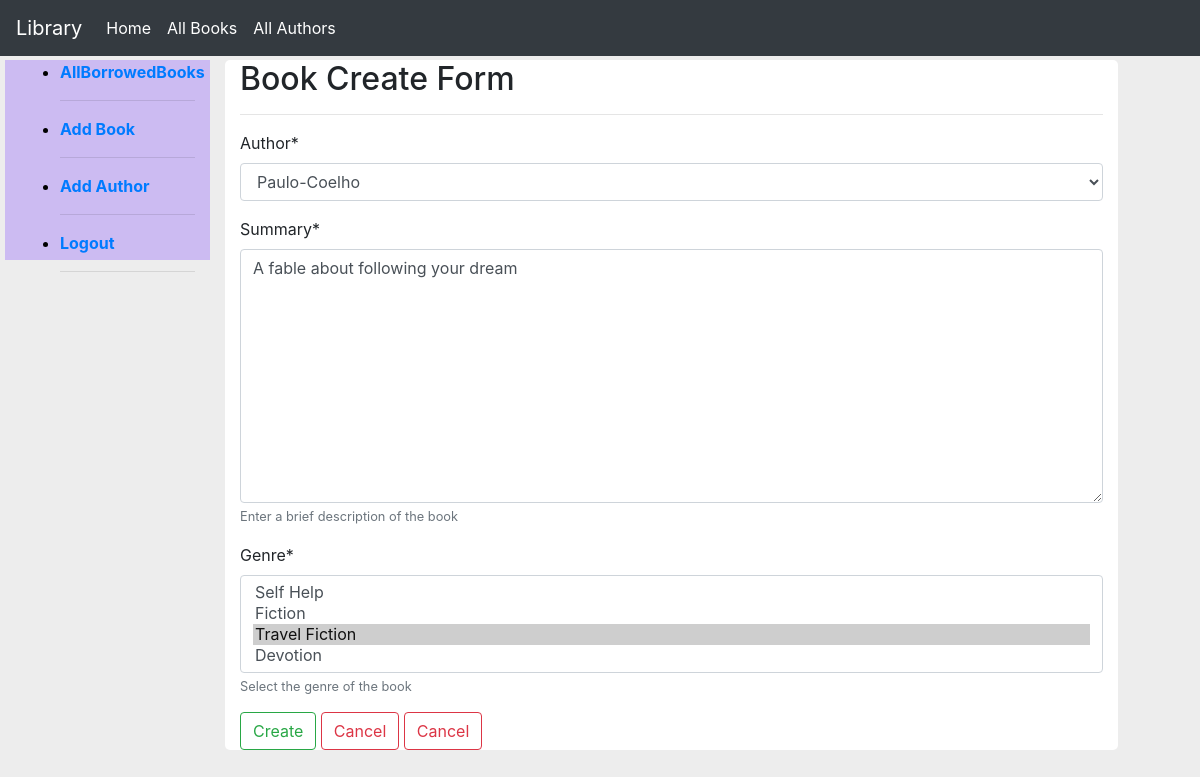
The page /catalog/books/2/bookupp/ (signed in) on the database as committed earlier.
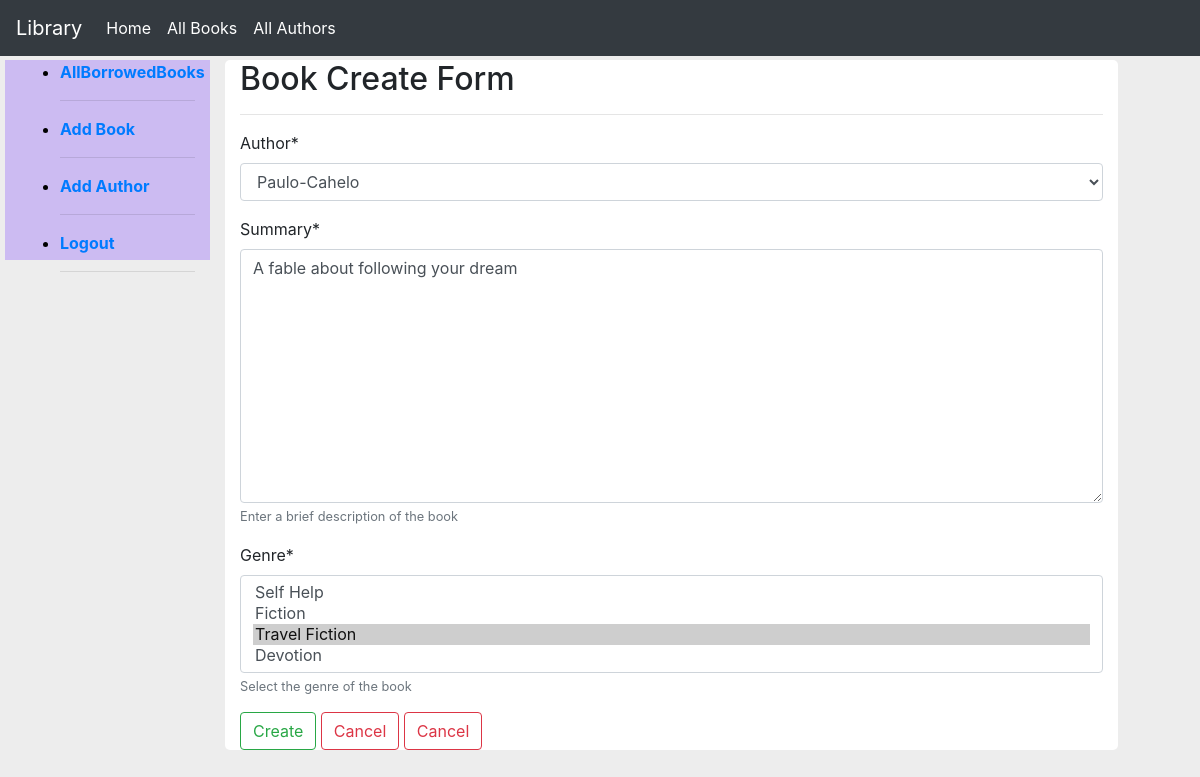
The same page on the database as committed later.
### catalog/models.py (models this page shows, shortened)
class Book(models.Model):
    title = models.CharField(max_length=200)
    author = models.ForeignKey('Author', on_delete=models.SET_NULL, null=True)
    summary = models.TextField(max_length=1000, help_text="Enter a brief description of the book")
    isbn = models.CharField('ISBN', max_length=13,help_text="13 character unique number")
    genre = models.ManyToManyField(Genre, help_text="Select the genre of the book")
    language = models.ForeignKey('Language', on_delete=models.SET_NULL, null=True)
    def display_genre(self):
        return ", ".join(genre.name for genre in self.genre.all()[:3])
    display_genre.short_description = "Genre"

### catalog/views.py (the view)
# urls.py: path('books/<int:pk>/bookupp/',views.BookUpdateView.as_view(), name="bookupdate"),
class BookUpdateView(LoginRequiredMixin,UpdateView):
    model = Book
    fields = ['author','summary','genre']
    template_name = 'catalog/book_form.html'
    success_url = reverse_lazy('catalog:booklist')

### catalog/models.py (called while the page is built)
    def __str__(self):
        return self.name

    def __str__(self):
        return f"{self.first_name}-{self.last_name}"

### catalog/templates/catalog/book_form.html (shortened to what this page needs)
{% extends "catalog/base.html" %}
{% load crispy_forms_tags %}
{% block content %}
<h2>Book Create Form</h2>
<hr>
<form class="" action="" method="post">
  {{ form | crispy }}
  <input type="submit" name="Create" value="Create" class="btn btn-outline-success">
  <a href="{% url 'catalog:booklist' %}" class="btn btn-outline-danger">Cancel</a>
  {% if book.id %}
     <a href="{% url 'catalog:bookdetail' book.id %}" class="btn btn-outline-danger">Cancel</a>
  {% endif %}
</form>
{% endblock %}

Rows that differ between the two databases and show on the page:
changed Book "A fable about following your dream": author "Paulo-Coelho" → "Paulo-Cahelo"
